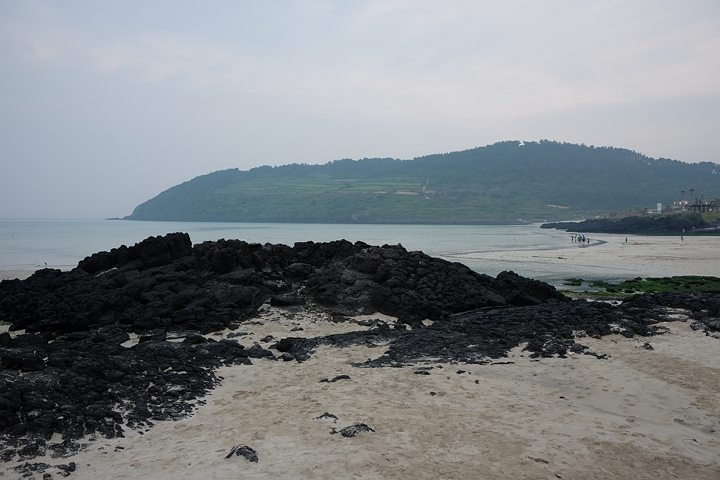
#> input picture IMG/img1.jpg, 720 x 480 px, found by its file name
$ python 'HW_6(3).py'
#> lines starting #> are read from the running program, lines starting #| are printed output that depends on the picture
import cv2 as cv
import numpy as np
import matplotlib.pyplot as plt

img1 = cv.imread('IMG/img1.jpg')
#> img1 is the input picture: shape (480, 720, 3); mean B, G, R 134.2, 130.6, 125.7
gray1 = cv.cvtColor(img1, cv.COLOR_BGR2GRAY)
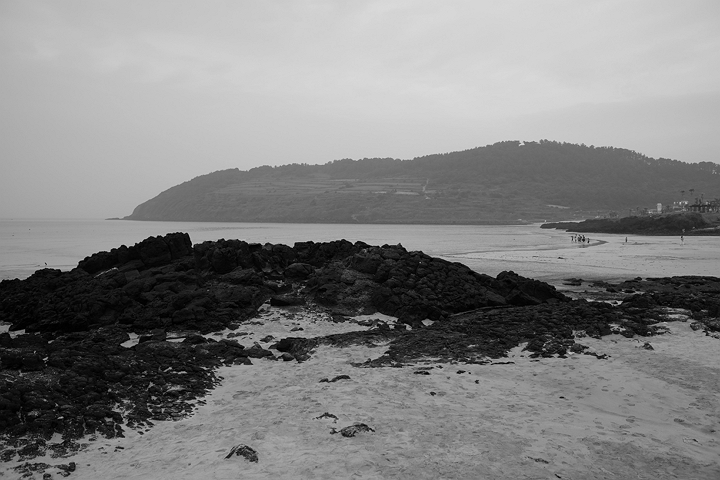
#> gray1: shape (480, 720); min 0, max 219, mean 129.5
img2 = cv.imread('IMG/img2.jpg')
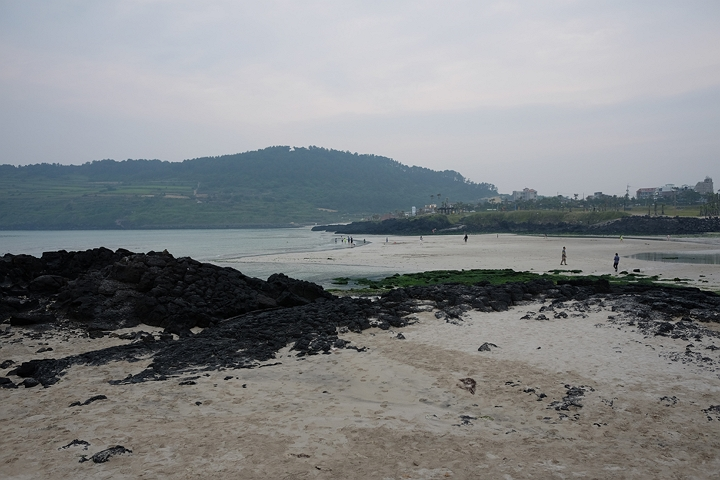
#> input picture IMG/img2.jpg, 720 x 480 px, found by its file name
#> img2 is the input picture: shape (480, 720, 3); mean B, G, R 134.4, 132.3, 129.6
gray2 = cv.cvtColor(img2, cv.COLOR_BGR2GRAY)
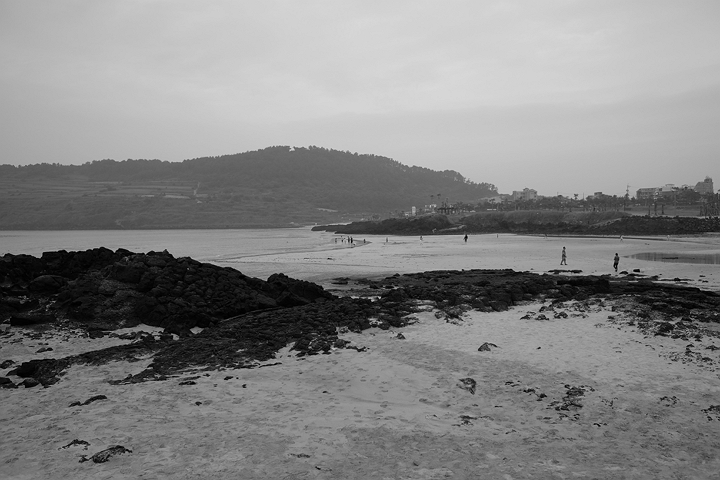
#> gray2: shape (480, 720); min 0, max 218, mean 131.7

sift = cv.SIFT_create(0, 3, 0.1, 10, 2)
kp1, des1 = sift.detectAndCompute(gray1, None)
#> kp1 = 247 keypoints; strongest (x, y, size): (619, 303, 2.6), (301, 329, 2.2), (477, 382, 2.4), (141, 433, 2.3)
kp2, des2 = sift.detectAndCompute(gray2, None)
#> kp2 = 190 keypoints; strongest (x, y, size): (638, 270, 2.3), (244, 386, 2.5), (193, 383, 2.3), (50, 349, 2.6)


bf = cv.BFMatcher(cv.NORM_L2)
matches = bf.knnMatch(des1, des2, k=2)
#> matches = 247 matches

# Ratio test 적용
T = 0.7
good_match = []
for nearest1, nearest2 in matches:
    if (nearest1.distance/nearest2.distance) < T:
        good_match.append(nearest1)
#> after the loop, good_match = 76 matches

print(f"Good matches found: {len(good_match)}")
#| Good matches found: 76

# 매칭점 추출
points1 = np.float32([kp1[m.queryIdx].pt for m in good_match])
#> points1 = 76 pairs, first value 92.13 to 706, second value 226.4 to 434.6
points2 = np.float32([kp2[m.trainIdx].pt for m in good_match])
#> points2 = 76 pairs, first value 9.68 to 437.2, second value 229.1 to 460.9

# 호모그래피 행렬 계산 (RANSAC 사용)
H, _ = cv.findHomography(points1, points2, cv.RANSAC)
#> H = [[1.61, -0.0709, -399.6], [0.175, 1.39, -74.9], [0.000868, -5.06e-05, 1]]

# 투시 변환 적용 (img1을 img2에 정렬)
warped_img = cv.warpPerspective(img1, H, (img2.shape[1], img2.shape[0]))
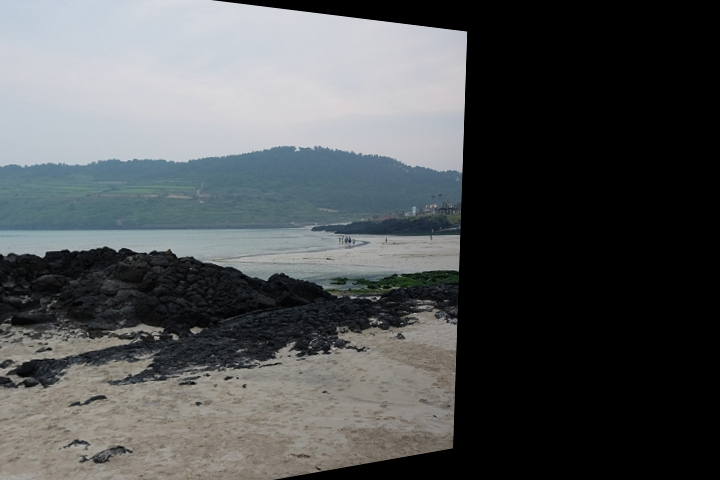
#> warped_img: shape (480, 720, 3); mean B, G, R 85.6, 84.2, 81.4

img_match = cv.drawMatches(img1, kp1, img2, kp2, good_match, None, flags=cv.DrawMatchesFlags_NOT_DRAW_SINGLE_POINTS)
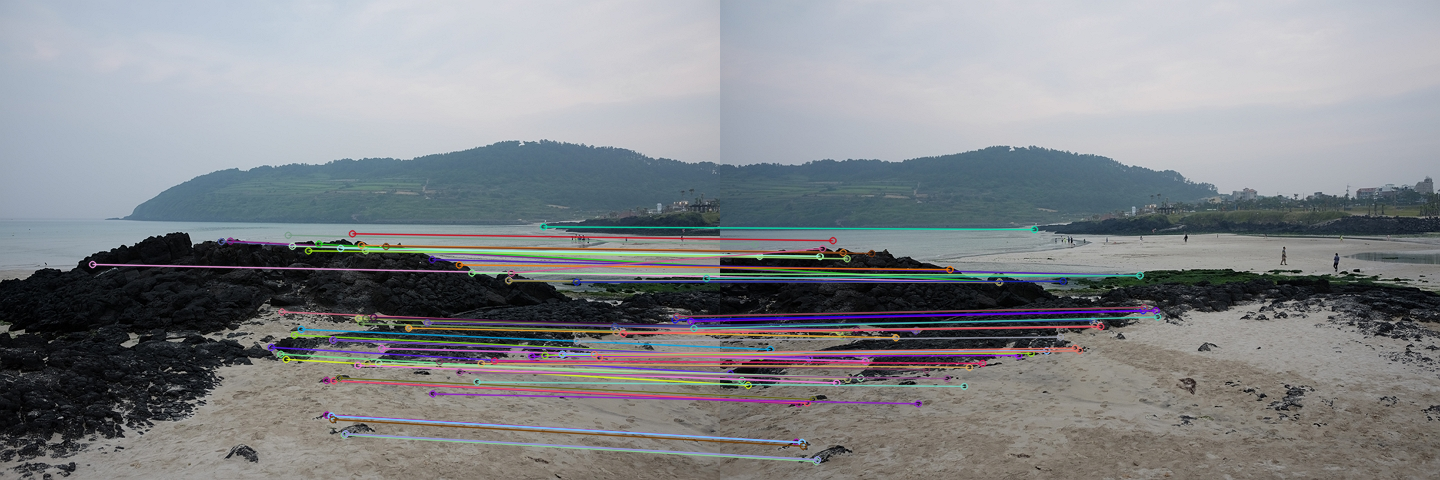
#> img_match: shape (480, 1440, 3); mean B, G, R 137.2, 133.5, 130.7

plt.figure(figsize=(12, 4))

# 1. 원본 이미지
plt.subplot(2, 2, 1)
plt.imshow(cv.cvtColor(img1, cv.COLOR_BGR2RGB))
plt.title("Original Image")
plt.axis('off')

# 2. 투시 변환 이미지
plt.subplot(2, 2, 2)
plt.imshow(cv.cvtColor(warped_img, cv.COLOR_BGR2RGB))
plt.title("Warped (Homography)")
plt.axis('off')

# 3. 오버레이 이미지
overlay = cv.addWeighted(warped_img, 0.5, img2, 0.5, 0)  # 두 이미지 평균값
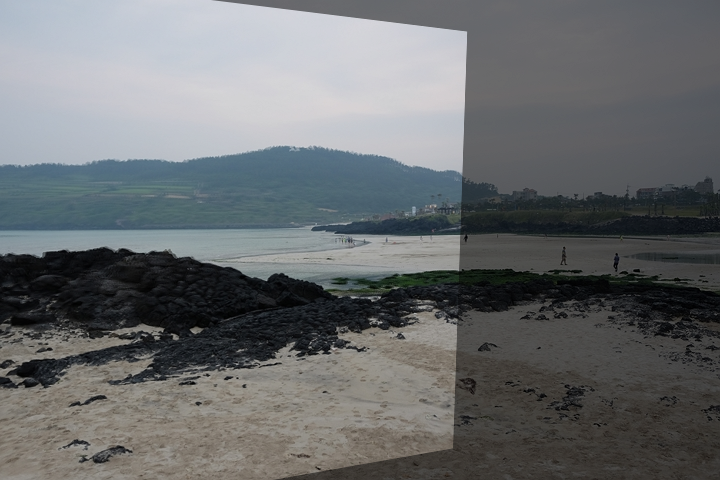
#> overlay: shape (480, 720, 3); mean B, G, R 110, 108.3, 105.5
plt.subplot(2, 2, 3)
plt.imshow(cv.cvtColor(overlay, cv.COLOR_BGR2RGB))
plt.title("Overlay (Transparent)")
plt.axis('off')

# 4. 특징점 매칭 이미지
plt.subplot(2, 2, 4)
plt.imshow(cv.cvtColor(img_match, cv.COLOR_BGR2RGB))
plt.title("Feature Matching")
plt.axis('off')

plt.tight_layout()
plt.show()
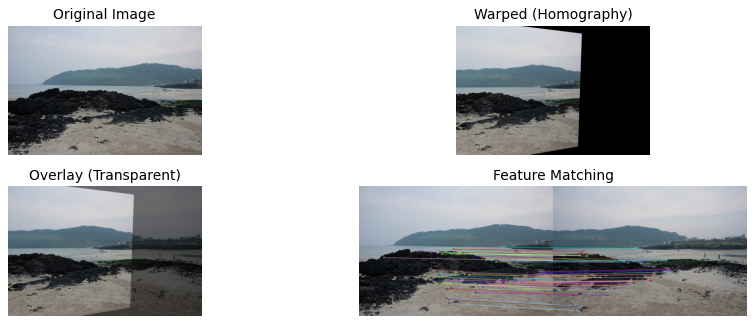
#> figure drawn by matplotlib, 4 panels
